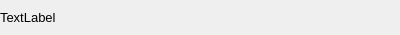
<?xml version="1.0" encoding="UTF-8"?>
<ui version="4.0">
 <class>LabelWithIndicator</class>
 <widget class="QWidget" name="LabelWithIndicator">
  <property name="geometry">
   <rect>
    <x>0</x>
    <y>0</y>
    <width>400</width>
    <height>35</height>
   </rect>
  </property>
  <property name="minimumSize">
   <size>
    <width>0</width>
    <height>35</height>
   </size>
  </property>
  <property name="maximumSize">
   <size>
    <width>16777215</width>
    <height>35</height>
   </size>
  </property>
  <property name="windowTitle">
   <string>Form</string>
  </property>
  <layout class="QHBoxLayout" name="horizontalLayout_2">
   <property name="spacing">
    <number>0</number>
   </property>
   <property name="leftMargin">
    <number>0</number>
   </property>
   <property name="topMargin">
    <number>0</number>
   </property>
   <property name="rightMargin">
    <number>0</number>
   </property>
   <property name="bottomMargin">
    <number>0</number>
   </property>
   <item>
    <layout class="QHBoxLayout" name="horizontalLayout">
     <item alignment="Qt::AlignLeft|Qt::AlignVCenter">
      <widget class="QLabel" name="label">
       <property name="font">
        <font>
         <family>Arial</family>
         <pointsize>10</pointsize>
        </font>
       </property>
       <property name="text">
        <string>TextLabel</string>
       </property>
      </widget>
     </item>
     <item alignment="Qt::AlignRight|Qt::AlignVCenter">
      <widget class="Indicator" name="indicator" native="true">
       <property name="sizePolicy">
        <sizepolicy hsizetype="Fixed" vsizetype="Fixed">
         <horstretch>0</horstretch>
         <verstretch>0</verstretch>
        </sizepolicy>
       </property>
       <property name="minimumSize">
        <size>
         <width>30</width>
         <height>30</height>
        </size>
       </property>
       <property name="maximumSize">
        <size>
         <width>30</width>
         <height>30</height>
        </size>
       </property>
      </widget>
     </item>
    </layout>
   </item>
  </layout>
 </widget>
 <customwidgets>
  <customwidget>
   <class>Indicator</class>
   <extends>QWidget</extends>
   <header location="global">indicator.h</header>
   <container>1</container>
  </customwidget>
 </customwidgets>
 <resources/>
 <connections/>
</ui>
